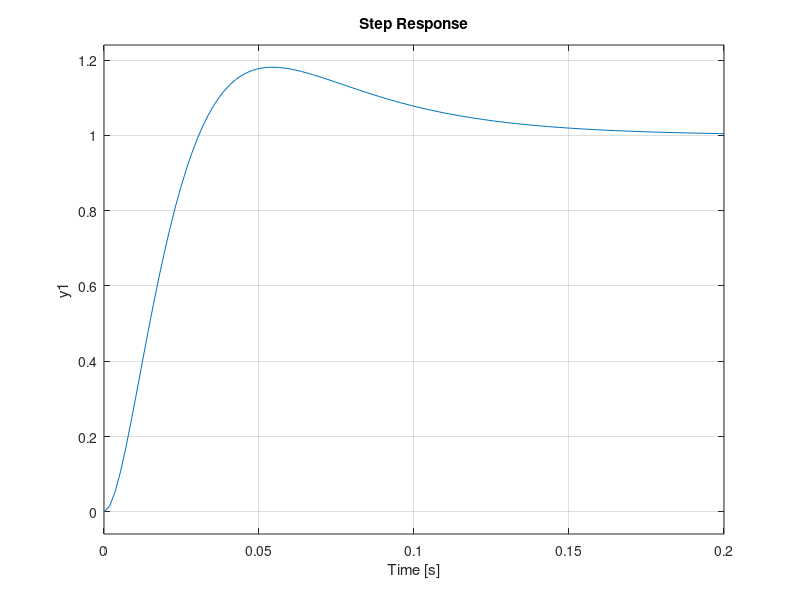

Write the MATLAB code that produced this figure.
F_t = 30;
t_m = 0.2;
m_g = 10 ;
m_c = 3;
v_m = 0.3;

Vmax = 0.3;
Wmax = 1;
Emax = 10*10^-4;
m_p = 70;

m = m_p + m_g + m_c;

F_b = m * 9.8 * 0.1;

F_n = F_t + F_b;
 
P = 1.4 * F_n * Vmax;

M_nm = 0.14 ;
w_nm = 345;
J_nm = 0.4*10^-4;

i = w_nm / Vmax;
M_dn = (J_nm * 0.1*J_nm + m/(0.8*i^2))* i * Wmax + (1/i*0.8) * F_n ;




M_nm = 0.15;
w_nm = 360;
J_nm = 0.7*10^-4;

i = w_nm / Vmax;
M_dn = (J_nm * 0.1*J_nm + m/(0.8*i^2))* i * Wmax + (1/i*0.8) * F_n;


 

M_nm = 0.21;
w_dn = 314;
u_dn = 24;
I_dn = 4;
R = 1.4;
L = 2.7;
J_nm = 0.5*10^-4;

i = w_dn / Vmax;
M_dn = (J_nm * 0.1*J_nm + m/(0.8*i^2))* i * Wmax + (1/i*0.8) * F_n ;


c_e = (u_dn-R*I_dn)/w_dn;
k_d = 1/c_e;
T_e = L/R;
c_m = M_dn/I_dn;
k_m = R/(c_e*c_m);
T_m = (J_nm * 0.1*J_nm + m/(i^2))/(c_e*c_m);

K = (v_m + (k_m*F_t)/(i^2))/Emax

T_1 = (Emax*K)/Wmax
T_2 = ((Emax*3.2)/Wmax)^(1/2)
T_3 = 0.1*T_2

w_1 = 1/T_1;
w_2 = 1/T_2;
w_3 = 1/T_3;

w_c = 3.3 * w_2;
t_nm = 8/w_c;

k_1 = (K*i*T_m)/(T_3*k_d)
k_2 = (T_m - T_3)/(T_3*k_d)





s = tf( 's' );
G = K *(T_2*s+1)/(s*(T_1*s+1)*(T_3*s+1))
bode(G);
grid on;
pause;
G_z = G/(G+1);
[num,den] = tfdata(G_z);
step(tf(num,den),0.2);

